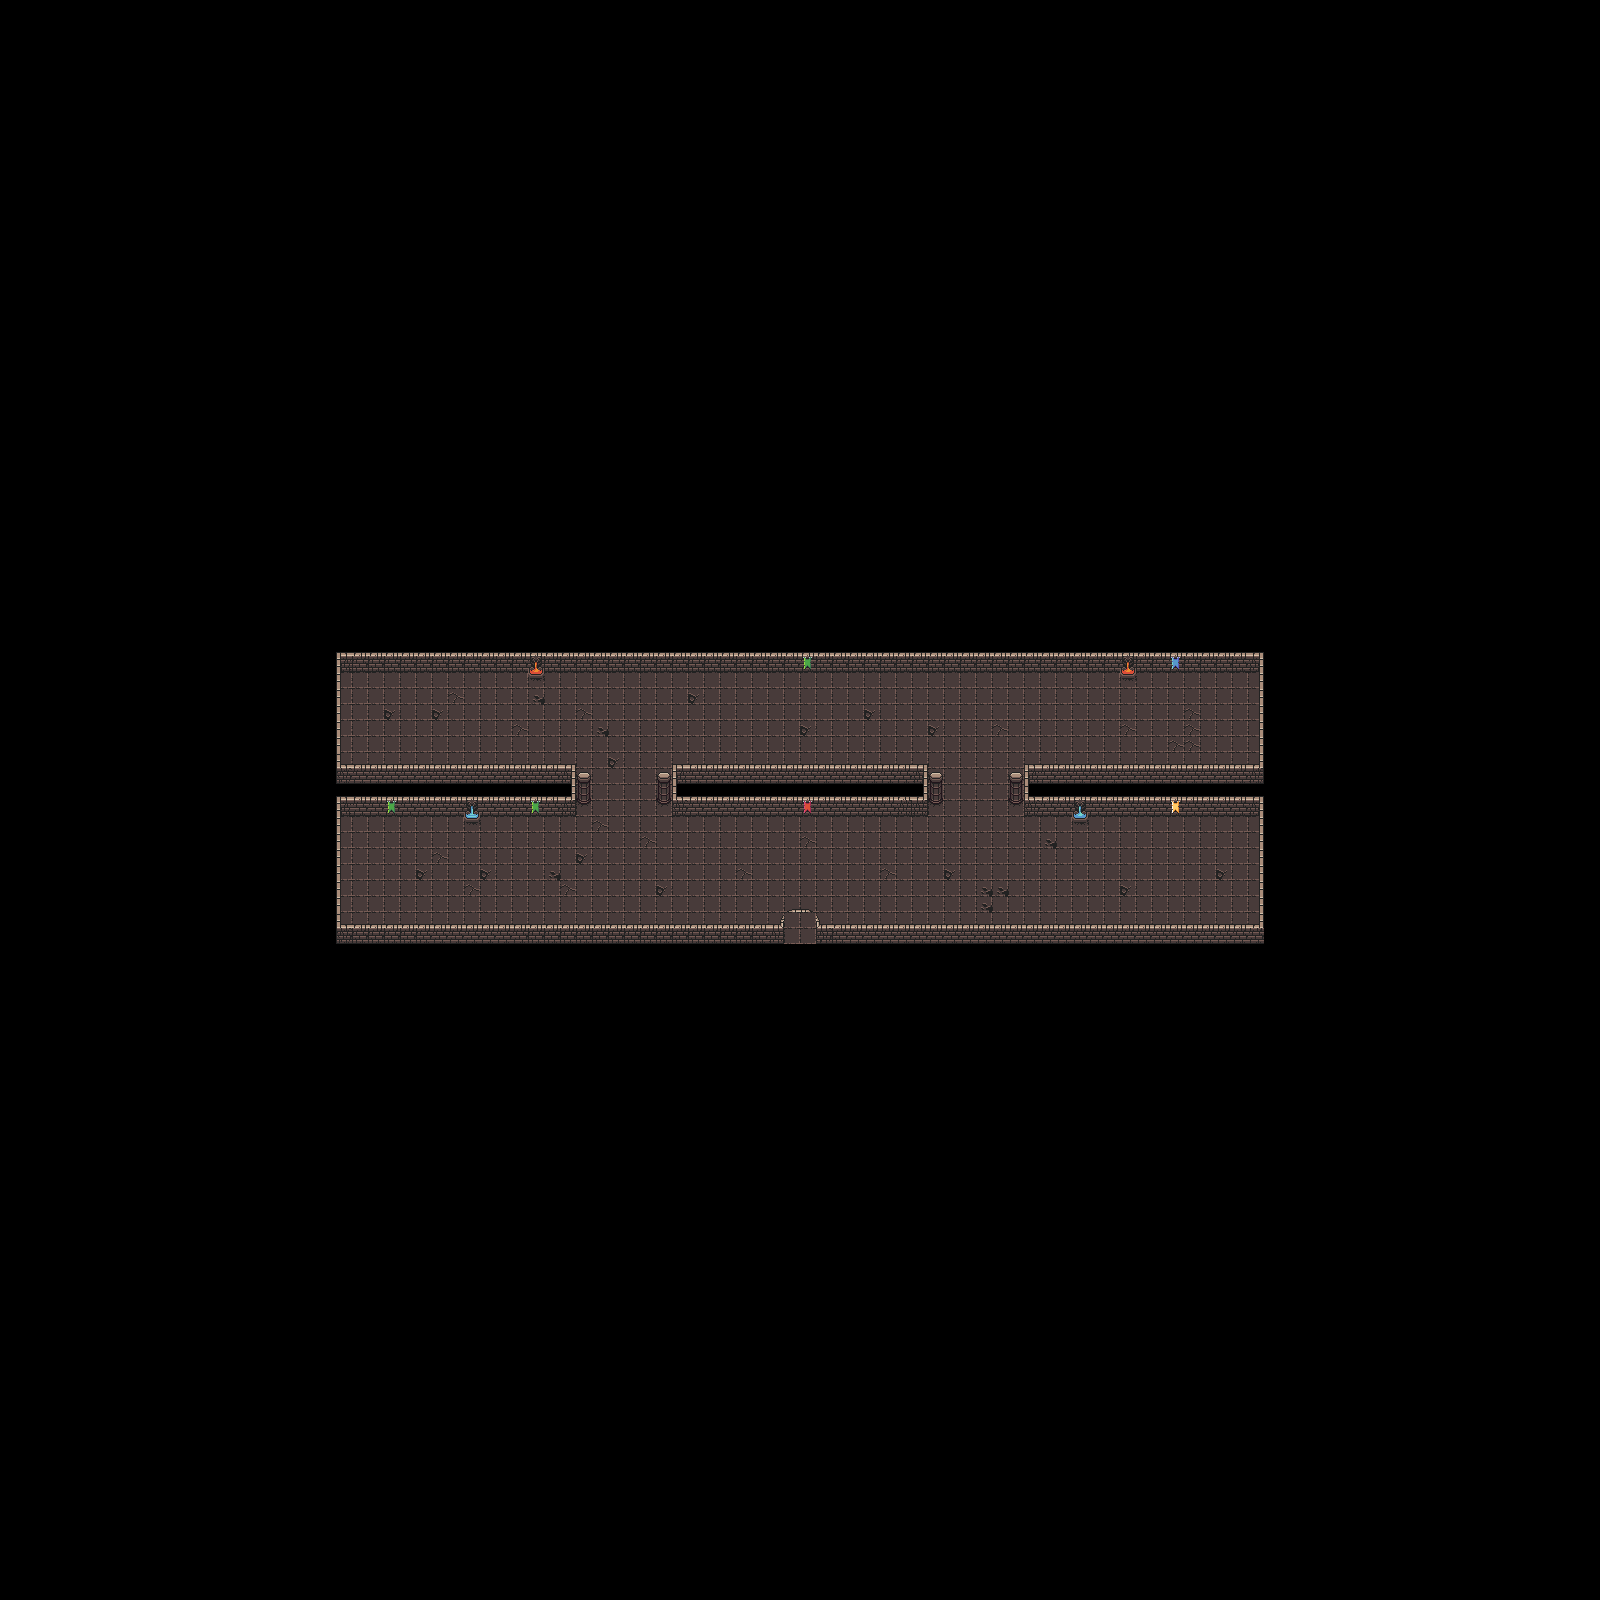

A level layout from a 2D game, rendered from its tile map. Below: a short description, then the map file with tile-grid data replaced by summaries:
An orthogonal 100x100 tile map with 16x16 px tiles, 2 tile layers (Pisos, Paredes).

<map version="1.1" tiledversion="1.1.3413" orientation="orthogonal" renderorder="right-down" width="100" height="100" tilewidth="16" tileheight="16" infinite="0" nextlayerid="4" nextobjectid="1">
 <tileset firstgid="1" source="Dungeon II.tsx" />
 <layer id="3" name="Pisos" width="100" height="100">
  <data>[10000 cells, 990 non-empty, 4 distinct tile ids]</data>
 </layer>
 <layer id="1" name="Paredes" width="100" height="100">
  <data>[10000 cells, 452 non-empty, 32 distinct tile ids]</data>
 </layer>
</map>
